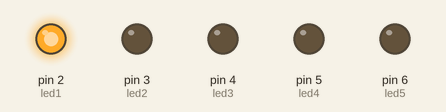
Simulated run of this sketch. Board: Arduino Uno, built with avr-gcc and run on an emulated ATmega328P. Shown: output pins drawn as LEDs (lit = HIGH).

Above: at 0.5 s.
At 2.5 s:
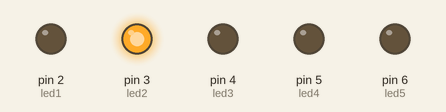
At 4.5 s:
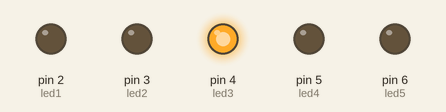
At 6.5 s:
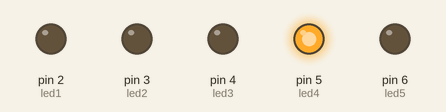
At 8.5 s:
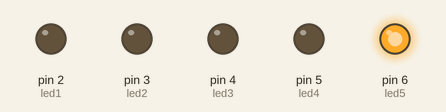
At 11.5 s:
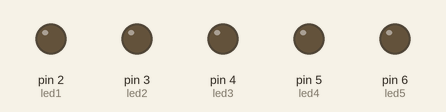
Timing chart, 0 to 13.0 s (numbered marks = the images above):
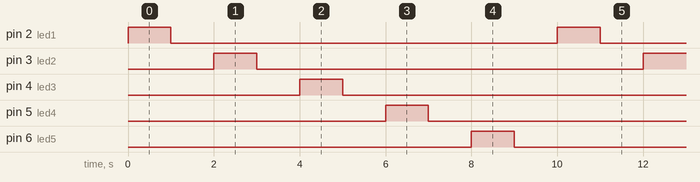

Measured:
- by itself, pin 2 (led1), pin 3 (led2), pin 4 (led3), pin 5 (led4), pin 6 (led5): alternates HIGH for 1.0 s and LOW for 9.0 s
- by itself, everything shown: repeats every 10.0 s, in 10 steps

The sketch:

Serie_de_led_.ino
```cpp
int led1 = 2;
int led2 = 3;
int led3 = 4;
int led4 = 5;
int led5 = 6;
void setup() {
  pinMode(led1, OUTPUT);
  pinMode(led2, OUTPUT);
  pinMode(led3, OUTPUT);
  pinMode(led4, OUTPUT);
  pinMode(led5, OUTPUT);
  Serial.begin(9600);
  // put your setup code here, to run once:

}

void loop() {
  digitalWrite(led1, HIGH);
  delay(1000);
  digitalWrite(led1, LOW);
  delay(1000);
  digitalWrite(led2, HIGH);
  delay(1000);
  digitalWrite(led2, LOW);
  delay(1000);
  digitalWrite(led3, HIGH);
  delay(1000);
  digitalWrite(led3, LOW);
  delay(1000);
  digitalWrite(led4, HIGH);
  delay(1000);
  digitalWrite(led4, LOW);
  delay(1000);
  digitalWrite(led5, HIGH);
  delay(1000);
  digitalWrite(led5, LOW);
  delay(1000);

}
```
